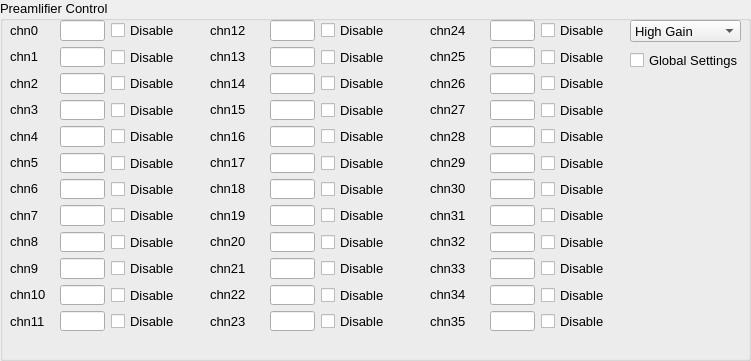
     <widget class="QGroupBox" name="preamp_group">
      <property name="geometry">
       <rect>
        <x>10</x>
        <y>10</y>
        <width>751</width>
        <height>361</height>
       </rect>
      </property>
      <property name="font">
       <font>
        <pointsize>10</pointsize>
       </font>
      </property>
      <property name="title">
       <string>Preamlifier Control</string>
      </property>
      <widget class="QWidget" name="layoutWidget_7">
       <property name="geometry">
        <rect>
         <x>10</x>
         <y>20</y>
         <width>41</width>
         <height>311</height>
        </rect>
       </property>
       <layout class="QVBoxLayout" name="verticalLayout_4">
        <item>
         <widget class="QLabel" name="label_92">
          <property name="text">
           <string>chn0</string>
          </property>
         </widget>
        </item>
        <item>
         <widget class="QLabel" name="label_93">
          <property name="text">
           <string>chn1</string>
          </property>
         </widget>
        </item>
        <item>
         <widget class="QLabel" name="label_94">
          <property name="text">
           <string>chn2</string>
          </property>
         </widget>
        </item>
        <item>
         <widget class="QLabel" name="label_95">
          <property name="text">
           <string>chn3</string>
          </property>
         </widget>
        </item>
        <item>
         <widget class="QLabel" name="label_96">
          <property name="text">
           <string>chn4</string>
          </property>
         </widget>
        </item>
        <item>
         <widget class="QLabel" name="label_97">
          <property name="text">
           <string>chn5</string>
          </property>
         </widget>
        </item>
        <item>
         <widget class="QLabel" name="label_98">
          <property name="text">
           <string>chn6</string>
          </property>
         </widget>
        </item>
        <item>
         <widget class="QLabel" name="label_99">
          <property name="text">
           <string>chn7</string>
          </property>
         </widget>
        </item>
        <item>
         <widget class="QLabel" name="label_100">
          <property name="text">
           <string>chn8</string>
          </property>
         </widget>
        </item>
        <item>
         <widget class="QLabel" name="label_101">
          <property name="text">
           <string>chn9</string>
          </property>
         </widget>
        </item>
        <item>
         <widget class="QLabel" name="label_102">
          <property name="text">
           <string>chn10</string>
          </property>
         </widget>
        </item>
        <item>
         <widget class="QLabel" name="label_103">
          <property name="text">
           <string>chn11</string>
          </property>
         </widget>
        </item>
       </layout>
      </widget>
      <widget class="QWidget" name="layoutWidget_8">
       <property name="geometry">
        <rect>
         <x>210</x>
         <y>20</y>
         <width>41</width>
         <height>311</height>
        </rect>
       </property>
       <layout class="QVBoxLayout" name="verticalLayout_6">
        <item>
         <widget class="QLabel" name="label_116">
          <property name="text">
           <string>chn12</string>
          </property>
         </widget>
        </item>
        <item>
         <widget class="QLabel" name="label_117">
          <property name="text">
           <string>chn13</string>
          </property>
         </widget>
        </item>
        <item>
         <widget class="QLabel" name="label_118">
          <property name="text">
           <string>chn14</string>
          </property>
         </widget>
        </item>
        <item>
         <widget class="QLabel" name="label_119">
          <property name="text">
           <string>chn15</string>
          </property>
         </widget>
        </item>
        <item>
         <widget class="QLabel" name="label_120">
          <property name="text">
           <string>chn16</string>
          </property>
         </widget>
        </item>
        <item>
         <widget class="QLabel" name="label_121">
          <property name="text">
           <string>chn17</string>
          </property>
         </widget>
        </item>
        <item>
         <widget class="QLabel" name="label_106">
          <property name="text">
           <string>chn18</string>
          </property>
         </widget>
        </item>
        <item>
         <widget class="QLabel" name="label_104">
          <property name="text">
           <string>chn19</string>
          </property>
         </widget>
        </item>
        <item>
         <widget class="QLabel" name="label_107">
          <property name="text">
           <string>chn20</string>
          </property>
         </widget>
        </item>
        <item>
         <widget class="QLabel" name="label_105">
          <property name="text">
           <string>chn21</string>
          </property>
         </widget>
        </item>
        <item>
         <widget class="QLabel" name="label_108">
          <property name="text">
           <string>chn22</string>
          </property>
         </widget>
        </item>
        <item>
         <widget class="QLabel" name="label_109">
          <property name="text">
           <string>chn23</string>
          </property>
         </widget>
        </item>
       </layout>
      </widget>
      <widget class="QWidget" name="layoutWidget_9">
       <property name="geometry">
        <rect>
         <x>430</x>
         <y>20</y>
         <width>51</width>
         <height>311</height>
        </rect>
       </property>
       <layout class="QVBoxLayout" name="verticalLayout_8">
        <item>
         <widget class="QLabel" name="label_122">
          <property name="text">
           <string>chn24</string>
          </property>
         </widget>
        </item>
        <item>
         <widget class="QLabel" name="label_123">
          <property name="text">
           <string>chn25</string>
          </property>
         </widget>
        </item>
        <item>
         <widget class="QLabel" name="label_124">
          <property name="text">
           <string>chn26</string>
          </property>
         </widget>
        </item>
        <item>
         <widget class="QLabel" name="label_125">
          <property name="text">
           <string>chn27</string>
          </property>
         </widget>
        </item>
        <item>
         <widget class="QLabel" name="label_126">
          <property name="text">
           <string>chn28</string>
          </property>
         </widget>
        </item>
        <item>
         <widget class="QLabel" name="label_127">
          <property name="text">
           <string>chn29</string>
          </property>
         </widget>
        </item>
        <item>
         <widget class="QLabel" name="label_128">
          <property name="text">
           <string>chn30</string>
          </property>
         </widget>
        </item>
        <item>
         <widget class="QLabel" name="label_129">
          <property name="text">
           <string>chn31</string>
          </property>
         </widget>
        </item>
        <item>
         <widget class="QLabel" name="label_130">
          <property name="text">
           <string>chn32</string>
          </property>
         </widget>
        </item>
        <item>
         <widget class="QLabel" name="label_131">
          <property name="text">
           <string>chn33</string>
          </property>
         </widget>
        </item>
        <item>
         <widget class="QLabel" name="label_132">
          <property name="text">
           <string>chn34</string>
          </property>
         </widget>
        </item>
        <item>
         <widget class="QLabel" name="label_133">
          <property name="text">
           <string>chn35</string>
          </property>
         </widget>
        </item>
       </layout>
      </widget>
      <widget class="QComboBox" name="HLGain_Select">
       <property name="geometry">
        <rect>
         <x>630</x>
         <y>20</y>
         <width>111</width>
         <height>22</height>
        </rect>
       </property>
       <item>
        <property name="text">
         <string>High Gain</string>
        </property>
       </item>
       <item>
        <property name="text">
         <string>Low Gain</string>
        </property>
       </item>
      </widget>
      <widget class="QCheckBox" name="preamp_global_sw">
       <property name="geometry">
        <rect>
         <x>630</x>
         <y>50</y>
         <width>121</width>
         <height>20</height>
        </rect>
       </property>
       <property name="text">
        <string>Global Settings</string>
       </property>
      </widget>
      <widget class="QWidget" name="layoutWidget">
       <property name="geometry">
        <rect>
         <x>60</x>
         <y>20</y>
         <width>151</width>
         <height>311</height>
        </rect>
       </property>
       <layout class="QVBoxLayout" name="verticalLayout_5">
        <item>
         <layout class="QHBoxLayout" name="horizontalLayout_92">
          <item>
           <widget class="QLineEdit" name="preampValue_0"/>
          </item>
          <item>
           <widget class="QCheckBox" name="preampCheck_0">
            <property name="minimumSize">
             <size>
              <width>100</width>
              <height>0</height>
             </size>
            </property>
            <property name="text">
             <string>Disable</string>
            </property>
           </widget>
          </item>
         </layout>
        </item>
        <item>
         <layout class="QHBoxLayout" name="horizontalLayout_93">
          <item>
           <widget class="QLineEdit" name="preampValue_1"/>
          </item>
          <item>
           <widget class="QCheckBox" name="preampCheck_1">
            <property name="minimumSize">
             <size>
              <width>100</width>
              <height>0</height>
             </size>
            </property>
            <property name="text">
             <string>Disable</string>
            </property>
           </widget>
          </item>
         </layout>
        </item>
        <item>
         <layout class="QHBoxLayout" name="horizontalLayout_94">
          <item>
           <widget class="QLineEdit" name="preampValue_2"/>
          </item>
          <item>
           <widget class="QCheckBox" name="preampCheck_2">
            <property name="minimumSize">
             <size>
              <width>100</width>
              <height>0</height>
             </size>
            </property>
            <property name="text">
             <string>Disable</string>
            </property>
           </widget>
          </item>
         </layout>
        </item>
        <item>
         <layout class="QHBoxLayout" name="horizontalLayout_95">
          <item>
           <widget class="QLineEdit" name="preampValue_3"/>
          </item>
          <item>
           <widget class="QCheckBox" name="preampCheck_3">
            <property name="minimumSize">
             <size>
              <width>100</width>
              <height>0</height>
             </size>
            </property>
            <property name="text">
             <string>Disable</string>
            </property>
           </widget>
          </item>
         </layout>
        </item>
        <item>
         <layout class="QHBoxLayout" name="horizontalLayout_96">
          <item>
           <widget class="QLineEdit" name="preampValue_4"/>
          </item>
          <item>
           <widget class="QCheckBox" name="preampCheck_4">
            <property name="minimumSize">
             <size>
              <width>100</width>
              <height>0</height>
             </size>
            </property>
            <property name="text">
             <string>Disable</string>
            </property>
           </widget>
          </item>
         </layout>
        </item>
        <item>
         <layout class="QHBoxLayout" name="horizontalLayout_97">
          <item>
           <widget class="QLineEdit" name="preampValue_5"/>
          </item>
          <item>
           <widget class="QCheckBox" name="preampCheck_5">
            <property name="minimumSize">
             <size>
              <width>100</width>
              <height>0</height>
             </size>
            </property>
            <property name="text">
             <string>Disable</string>
            </property>
           </widget>
          </item>
         </layout>
        </item>
        <item>
         <layout class="QHBoxLayout" name="horizontalLayout_98">
          <item>
           <widget class="QLineEdit" name="preampValue_6"/>
          </item>
          <item>
           <widget class="QCheckBox" name="preampCheck_6">
            <property name="minimumSize">
             <size>
              <width>100</width>
              <height>0</height>
             </size>
            </property>
            <property name="text">
             <string>Disable</string>
            </property>
           </widget>
          </item>
         </layout>
        </item>
        <item>
         <layout class="QHBoxLayout" name="horizontalLayout_99">
          <item>
           <widget class="QLineEdit" name="preampValue_7"/>
          </item>
          <item>
           <widget class="QCheckBox" name="preampCheck_7">
            <property name="minimumSize">
             <size>
              <width>100</width>
              <height>0</height>
             </size>
            </property>
            <property name="text">
             <string>Disable</string>
            </property>
           </widget>
          </item>
         </layout>
        </item>
        <item>
         <layout class="QHBoxLayout" name="horizontalLayout_100">
          <item>
           <widget class="QLineEdit" name="preampValue_8"/>
          </item>
          <item>
           <widget class="QCheckBox" name="preampCheck_8">
            <property name="minimumSize">
             <size>
              <width>100</width>
              <height>0</height>
             </size>
            </property>
            <property name="text">
             <string>Disable</string>
            </property>
           </widget>
          </item>
         </layout>
        </item>
        <item>
         <layout class="QHBoxLayout" name="horizontalLayout_101">
          <item>
           <widget class="QLineEdit" name="preampValue_9"/>
          </item>
          <item>
           <widget class="QCheckBox" name="preampCheck_9">
            <property name="minimumSize">
             <size>
              <width>100</width>
              <height>0</height>
             </size>
            </property>
            <property name="text">
             <string>Disable</string>
            </property>
           </widget>
          </item>
         </layout>
        </item>
        <item>
         <layout class="QHBoxLayout" name="horizontalLayout_102">
          <item>
           <widget class="QLineEdit" name="preampValue_10"/>
          </item>
          <item>
           <widget class="QCheckBox" name="preampCheck_10">
            <property name="minimumSize">
             <size>
              <width>100</width>
              <height>0</height>
             </size>
            </property>
            <property name="text">
             <string>Disable</string>
            </property>
           </widget>
          </item>
         </layout>
        </item>
        <item>
         <layout class="QHBoxLayout" name="horizontalLayout_103">
          <item>
           <widget class="QLineEdit" name="preampValue_11"/>
          </item>
          <item>
           <widget class="QCheckBox" name="preampCheck_11">
            <property name="minimumSize">
             <size>
              <width>100</width>
              <height>0</height>
             </size>
            </property>
            <property name="text">
             <string>Disable</string>
            </property>
           </widget>
          </item>
         </layout>
        </item>
       </layout>
      </widget>
      <widget class="QWidget" name="layoutWidget">
       <property name="geometry">
        <rect>
         <x>270</x>
         <y>20</y>
         <width>151</width>
         <height>311</height>
        </rect>
       </property>
       <layout class="QVBoxLayout" name="verticalLayout_7">
        <item>
         <layout class="QHBoxLayout" name="horizontalLayout_104">
          <item>
           <widget class="QLineEdit" name="preampValue_12"/>
          </item>
          <item>
           <widget class="QCheckBox" name="preampCheck_12">
            <property name="minimumSize">
             <size>
              <width>100</width>
              <height>0</height>
             </size>
            </property>
            <property name="text">
             <string>Disable</string>
            </property>
           </widget>
          </item>
         </layout>
        </item>
        <item>
         <layout class="QHBoxLayout" name="horizontalLayout_105">
          <item>
           <widget class="QLineEdit" name="preampValue_13"/>
          </item>
          <item>
           <widget class="QCheckBox" name="preampCheck_13">
            <property name="minimumSize">
             <size>
              <width>100</width>
              <height>0</height>
             </size>
            </property>
            <property name="text">
             <string>Disable</string>
            </property>
           </widget>
          </item>
         </layout>
        </item>
        <item>
         <layout class="QHBoxLayout" name="horizontalLayout_106">
          <item>
           <widget class="QLineEdit" name="preampValue_14"/>
          </item>
          <item>
           <widget class="QCheckBox" name="preampCheck_14">
            <property name="minimumSize">
             <size>
              <width>100</width>
              <height>0</height>
             </size>
            </property>
            <property name="text">
             <string>Disable</string>
            </property>
           </widget>
          </item>
         </layout>
        </item>
        <item>
         <layout class="QHBoxLayout" name="horizontalLayout_107">
          <item>
           <widget class="QLineEdit" name="preampValue_15"/>
          </item>
          <item>
           <widget class="QCheckBox" name="preampCheck_15">
            <property name="minimumSize">
             <size>
              <width>100</width>
              <height>0</height>
             </size>
            </property>
            <property name="text">
             <string>Disable</string>
            </property>
           </widget>
          </item>
         </layout>
        </item>
        <item>
         <layout class="QHBoxLayout" name="horizontalLayout_108">
          <item>
           <widget class="QLineEdit" name="preampValue_16"/>
          </item>
          <item>
           <widget class="QCheckBox" name="preampCheck_16">
            <property name="minimumSize">
             <size>
              <width>100</width>
              <height>0</height>
             </size>
            </property>
            <property name="text">
             <string>Disable</string>
            </property>
           </widget>
          </item>
         </layout>
        </item>
        <item>
         <layout class="QHBoxLayout" name="horizontalLayout_109">
          <item>
           <widget class="QLineEdit" name="preampValue_17"/>
          </item>
          <item>
           <widget class="QCheckBox" name="preampCheck_17">
            <property name="minimumSize">
             <size>
              <width>100</width>
              <height>0</height>
             </size>
            </property>
            <property name="text">
             <string>Disable</string>
            </property>
           </widget>
          </item>
         </layout>
        </item>
        <item>
         <layout class="QHBoxLayout" name="horizontalLayout_110">
          <item>
           <widget class="QLineEdit" name="preampValue_18"/>
          </item>
          <item>
           <widget class="QCheckBox" name="preampCheck_18">
            <property name="minimumSize">
             <size>
              <width>100</width>
              <height>0</height>
             </size>
            </property>
            <property name="text">
             <string>Disable</string>
            </property>
           </widget>
          </item>
         </layout>
        </item>
        <item>
         <layout class="QHBoxLayout" name="horizontalLayout_111">
          <item>
           <widget class="QLineEdit" name="preampValue_19"/>
          </item>
          <item>
           <widget class="QCheckBox" name="preampCheck_19">
            <property name="minimumSize">
             <size>
              <width>100</width>
              <height>0</height>
             </size>
            </property>
            <property name="text">
             <string>Disable</string>
            </property>
           </widget>
          </item>
         </layout>
        </item>
        <item>
         <layout class="QHBoxLayout" name="horizontalLayout_112">
          <item>
           <widget class="QLineEdit" name="preampValue_20"/>
          </item>
          <item>
           <widget class="QCheckBox" name="preampCheck_20">
            <property name="minimumSize">
             <size>
              <width>100</width>
              <height>0</height>
             </size>
            </property>
            <property name="text">
             <string>Disable</string>
            </property>
           </widget>
          </item>
         </layout>
        </item>
        <item>
         <layout class="QHBoxLayout" name="horizontalLayout_113">
          <item>
           <widget class="QLineEdit" name="preampValue_21"/>
          </item>
          <item>
           <widget class="QCheckBox" name="preampCheck_21">
            <property name="minimumSize">
             <size>
              <width>100</width>
              <height>0</height>
             </size>
            </property>
            <property name="text">
             <string>Disable</string>
            </property>
           </widget>
          </item>
         </layout>
        </item>
        <item>
         <layout class="QHBoxLayout" name="horizontalLayout_114">
          <item>
           <widget class="QLineEdit" name="preampValue_22"/>
          </item>
          <item>
           <widget class="QCheckBox" name="preampCheck_22">
            <property name="minimumSize">
             <size>
              <width>100</width>
              <height>0</height>
             </size>
            </property>
            <property name="text">
             <string>Disable</string>
            </property>
           </widget>
          </item>
         </layout>
        </item>
        <item>
         <layout class="QHBoxLayout" name="horizontalLayout_115">
          <item>
           <widget class="QLineEdit" name="preampValue_23"/>
          </item>
          <item>
           <widget class="QCheckBox" name="preampCheck_23">
            <property name="minimumSize">
             <size>
              <width>100</width>
              <height>0</height>
             </size>
            </property>
            <property name="text">
             <string>Disable</string>
            </property>
           </widget>
          </item>
         </layout>
        </item>
       </layout>
      </widget>
      <widget class="QWidget" name="layoutWidget">
       <property name="geometry">
        <rect>
         <x>490</x>
         <y>20</y>
         <width>151</width>
         <height>311</height>
        </rect>
       </property>
       <layout class="QVBoxLayout" name="verticalLayout_10">
        <item>
         <layout class="QHBoxLayout" name="horizontalLayout_116">
          <item>
           <widget class="QLineEdit" name="preampValue_24"/>
          </item>
          <item>
           <widget class="QCheckBox" name="preampCheck_24">
            <property name="minimumSize">
             <size>
              <width>100</width>
              <height>0</height>
             </size>
            </property>
            <property name="text">
             <string>Disable</string>
            </property>
           </widget>
          </item>
         </layout>
        </item>
        <item>
         <layout class="QHBoxLayout" name="horizontalLayout_117">
          <item>
           <widget class="QLineEdit" name="preampValue_25"/>
          </item>
          <item>
           <widget class="QCheckBox" name="preampCheck_25">
            <property name="minimumSize">
             <size>
              <width>100</width>
              <height>0</height>
             </size>
            </property>
            <property name="text">
             <string>Disable</string>
            </property>
           </widget>
          </item>
         </layout>
        </item>
        <item>
         <layout class="QHBoxLayout" name="horizontalLayout_118">
          <item>
           <widget class="QLineEdit" name="preampValue_26"/>
          </item>
          <item>
           <widget class="QCheckBox" name="preampCheck_26">
            <property name="minimumSize">
             <size>
              <width>100</width>
              <height>0</height>
             </size>
            </property>
            <property name="text">
             <string>Disable</string>
            </property>
           </widget>
          </item>
         </layout>
        </item>
        <item>
         <layout class="QHBoxLayout" name="horizontalLayout_119">
          <item>
           <widget class="QLineEdit" name="preampValue_27"/>
          </item>
          <item>
           <widget class="QCheckBox" name="preampCheck_27">
            <property name="minimumSize">
             <size>
              <width>100</width>
              <height>0</height>
             </size>
            </property>
            <property name="text">
             <string>Disable</string>
            </property>
           </widget>
          </item>
         </layout>
        </item>
        <item>
         <layout class="QHBoxLayout" name="horizontalLayout_120">
          <item>
           <widget class="QLineEdit" name="preampValue_28"/>
          </item>
          <item>
           <widget class="QCheckBox" name="preampCheck_28">
            <property name="minimumSize">
             <size>
              <width>100</width>
              <height>0</height>
             </size>
            </property>
            <property name="text">
             <string>Disable</string>
            </property>
           </widget>
          </item>
         </layout>
        </item>
        <item>
         <layout class="QHBoxLayout" name="horizontalLayout_121">
          <item>
           <widget class="QLineEdit" name="preampValue_29"/>
          </item>
          <item>
           <widget class="QCheckBox" name="preampCheck_29">
            <property name="minimumSize">
             <size>
              <width>100</width>
              <height>0</height>
             </size>
            </property>
            <property name="text">
             <string>Disable</string>
            </property>
           </widget>
          </item>
         </layout>
        </item>
        <item>
         <layout class="QHBoxLayout" name="horizontalLayout_122">
          <item>
           <widget class="QLineEdit" name="preampValue_30"/>
          </item>
          <item>
           <widget class="QCheckBox" name="preampCheck_30">
            <property name="minimumSize">
             <size>
              <width>100</width>
              <height>0</height>
             </size>
            </property>
            <property name="text">
             <string>Disable</string>
            </property>
           </widget>
          </item>
         </layout>
        </item>
        <item>
         <layout class="QHBoxLayout" name="horizontalLayout_123">
          <item>
           <widget class="QLineEdit" name="preampValue_31"/>
          </item>
          <item>
           <widget class="QCheckBox" name="preampCheck_31">
            <property name="minimumSize">
             <size>
              <width>100</width>
              <height>0</height>
             </size>
            </property>
            <property name="text">
             <string>Disable</string>
            </property>
           </widget>
          </item>
         </layout>
        </item>
        <item>
         <layout class="QHBoxLayout" name="horizontalLayout_124">
          <item>
           <widget class="QLineEdit" name="preampValue_32"/>
          </item>
          <item>
           <widget class="QCheckBox" name="preampCheck_32">
            <property name="minimumSize">
             <size>
              <width>100</width>
              <height>0</height>
             </size>
            </property>
            <property name="text">
             <string>Disable</string>
            </property>
           </widget>
          </item>
         </layout>
        </item>
        <item>
         <layout class="QHBoxLayout" name="horizontalLayout_125">
          <item>
           <widget class="QLineEdit" name="preampValue_33"/>
          </item>
          <item>
           <widget class="QCheckBox" name="preampCheck_33">
            <property name="minimumSize">
             <size>
              <width>100</width>
              <height>0</height>
             </size>
            </property>
            <property name="text">
             <string>Disable</string>
            </property>
           </widget>
          </item>
         </layout>
        </item>
        <item>
         <layout class="QHBoxLayout" name="horizontalLayout_126">
          <item>
           <widget class="QLineEdit" name="preampValue_34"/>
          </item>
          <item>
           <widget class="QCheckBox" name="preampCheck_34">
            <property name="minimumSize">
             <size>
              <width>100</width>
              <height>0</height>
             </size>
            </property>
            <property name="text">
             <string>Disable</string>
            </property>
           </widget>
          </item>
         </layout>
        </item>
        <item>
         <layout class="QHBoxLayout" name="horizontalLayout_127">
          <item>
           <widget class="QLineEdit" name="preampValue_35"/>
          </item>
          <item>
           <widget class="QCheckBox" name="preampCheck_35">
            <property name="minimumSize">
             <size>
              <width>100</width>
              <height>0</height>
             </size>
            </property>
            <property name="text">
             <string>Disable</string>
            </property>
           </widget>
          </item>
         </layout>
        </item>
       </layout>
      </widget>
     </widget>
